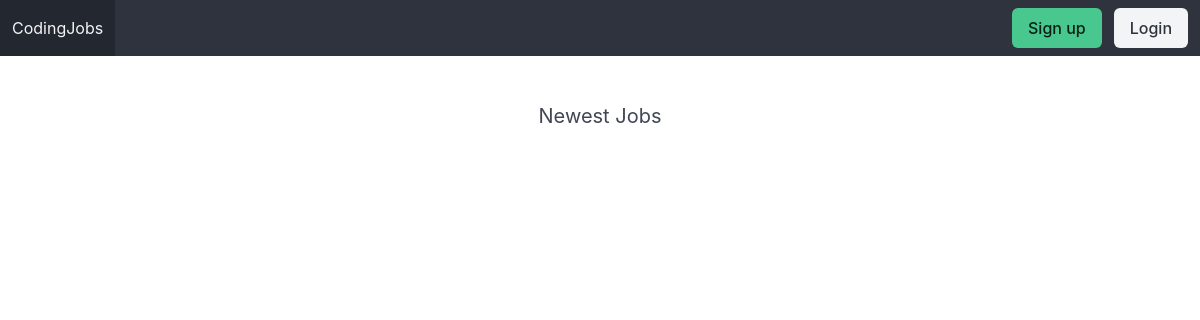
The app's page /, older data.
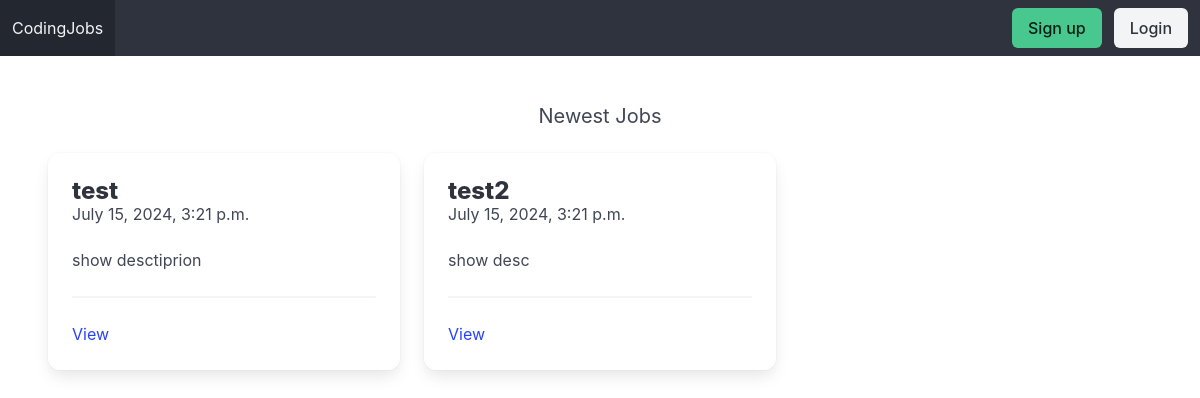
The same page, newer data.
### apps/job/models.py (models this page shows, shortened)
class Job(models.Model):
    title = models.CharField(max_length=255)
    short_description = models.TextField()
    long_description = models.TextField(blank=True, null=True)
    created_by = models.ForeignKey(User, related_name='jobs', on_delete=models.CASCADE)
    created_at = models.DateTimeField(auto_now_add=True)
    updated_at = models.DateTimeField(auto_now=True)

### apps/core/views.py (the view)
# urls.py: path('', frontPage, name='frontpage'),
def frontPage(request) :
    jobs = Job.objects.all()[0:3]
    return render(request, 'core/frontpage.html', {'jobs': jobs})

### apps/core/templates/core/frontpage.html
{% extends 'core/base.html' %}
{% block content %}
    <h2 class="subtitle has-text-centered">Newest Jobs</h2>
    <div class="columns">
        {% for job in jobs %}
            <div class="column is-4">
                <div class="card card-danger">
                    <div class="card-content">
                        <div class="media">
                            <div class="media-content">
                                <p class="title is-4">{{ job.title }}</p>
                                <p class="subtitle is-6">{{ job.created_at }}</p>
                            </div>
                        </div>
                        <div class="content">
                            {{ job.short_description }}
                            <hr>
                            <a href="{% url 'job_detail' job.id %}">View</a>
                        </div>
                    </div>
                </div>
            </div>
        {% endfor %}
    </div>
{% endblock %}

Row changes from the older to the newer data that the page shows:
added Job: title "test", created_at "July 15, 2024, 3:21 p.m.", short_description "show desctiprion"
added Job: title "test2", created_at "July 15, 2024, 3:21 p.m.", short_description "show desc"
